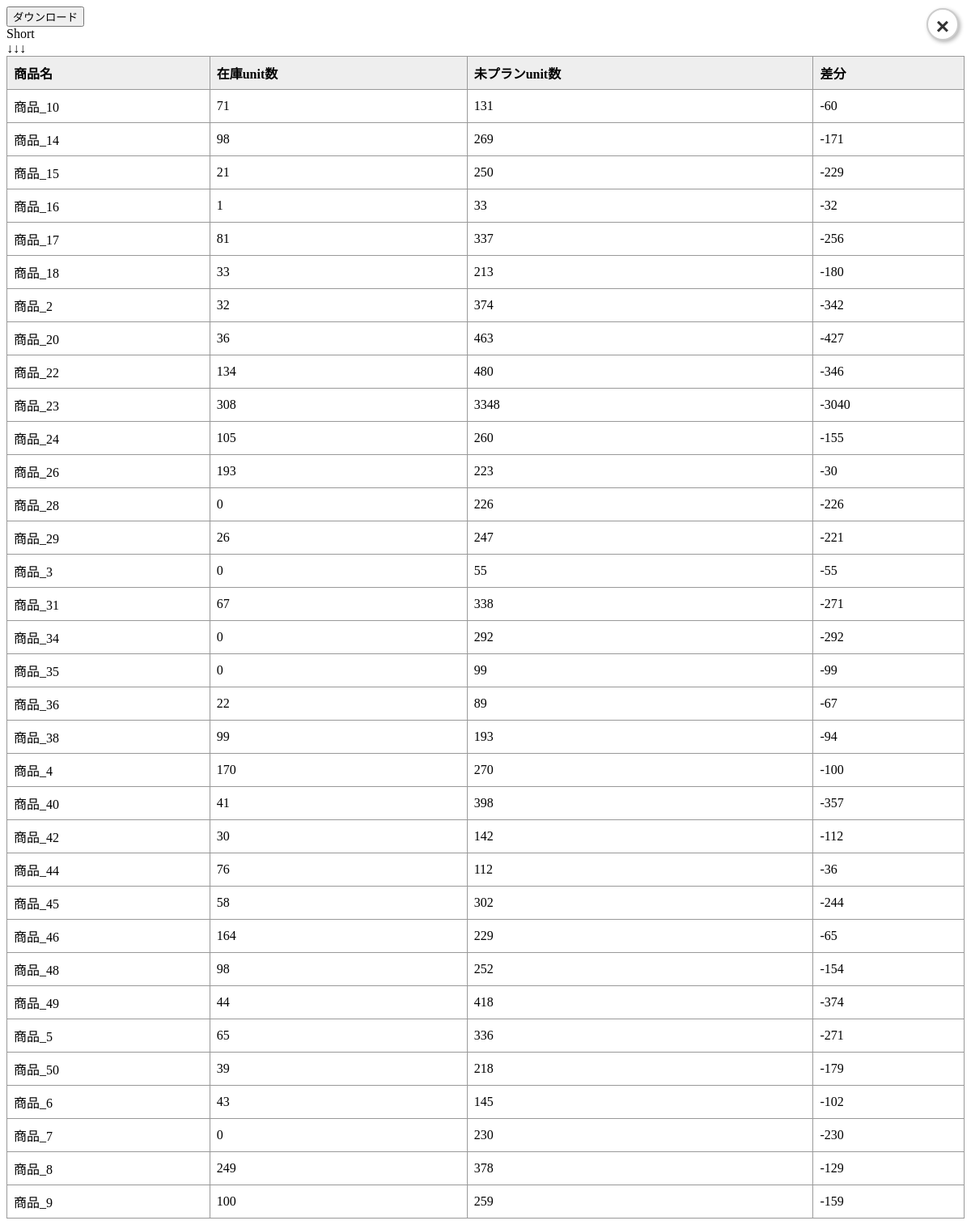
The page /shortage on the database its author committed.
### tables this page shows
CREATE TABLE "inventory" (
"Location" TEXT,
  "商品名" TEXT,
  "重量" REAL,
  "unit数" INTEGER,
  "商品カテゴリー" TEXT
);

### app.py (the view)
@app.route('/shortage')
def shortage():
    inventory_config = DB_CONFIG["inventory"]
    unplanned_config = DB_CONFIG["unplanned-item"]
    download_db(inventory_config["filename"], inventory_config["url"])
    download_db(unplanned_config["filename"], unplanned_config["url"])
    conn_inv = sqlite3.connect(inventory_config["filename"])
    cursor_inv = conn_inv.cursor()
    cursor_inv.execute("""
        SELECT 商品名, SUM(unit数) as 在庫unit数
        FROM inventory
        GROUP BY 商品名
    """)
    inventory_data = cursor_inv.fetchall()
    conn_inv.close()
    conn_unp = sqlite3.connect(unplanned_config["filename"])
    cursor_unp = conn_unp.cursor()
    cursor_unp.execute("""
        SELECT 商品名, SUM(unit数) as 未プランunit数
        FROM unplanned
        GROUP BY 商品名
    """)
    unplanned_data = cursor_unp.fetchall()
    conn_unp.close()
    inventory_dict = {name: units for name, units in inventory_data}
    unplanned_dict = {name: units for name, units in unplanned_data}
    shortage_list = []
    for name, unplanned_units in unplanned_dict.items():
        inventory_units = inventory_dict.get(name, 0)
        diff = inventory_units - unplanned_units
        if diff < 0:
            shortage_list.append({
                "商品名": name,
                "在庫unit数": inventory_units,
                "未プランunit数": unplanned_units,
                "差分": diff
            })
    return render_template("short.html", shipments=shortage_list)

### app.py (called while the page is built)
def download_db(db_path, github_url):
    if not os.path.exists(db_path):
        response = requests.get(github_url)
        with open(db_path, "wb") as f:
            f.write(response.content)

### templates/short.html (shortened to what this page needs)
<!DOCTYPE html>
<html lang="ja">
<head>
  <link rel="stylesheet" href="static/css/style.css">
</head>
<body>
<button id="api-close-btn" class="api-close-btn">×</button>
<div id="dataModal" class="modal">
  <div class="modal-content">
    <div class="actions">
      <a href="/download_shortage_xlsx">
        <button class="download-btn">ダウンロード</button>
      </a>
    </div>
    <div id="modalData">Short<br>↓↓↓<br></div>
  </div>
</div>
  <table>
  <tr>
    <th>商品名</th>
    <th>在庫unit数</th>
    <th>未プランunit数</th>
    <th>差分</th>
  </tr>
  {% for row in shipments %}
  <tr>
    <td>{{ row["商品名"] }}</td>
    <td>{{ row["在庫unit数"] }}</td>
    <td>{{ row["未プランunit数"] }}</td>
    <td>{{ row["差分"] }}</td>
  </tr>
  {% endfor %}
</table>
</body>
</html>

### static/css/style.css (style rules this page uses)
table { border-collapse: collapse; width: 100%; }
th, td { border: 1px solid #999; padding: 8px; text-align: left; }
th { background-color: #eee; }
#api-close-btn { position: fixed; top: 10px; right: 15px; left: auto; font-size: 28px; font-weight: bold; color: #333; background-color: #fff; border: 2px solid #ccc; border-radius: 50%; width: 40px; height: 40px; text-align: center; line-height: 40px; cursor: pointer; z-index: 9999; box-shadow: 2px 2px 5px rgba(0,0,0,0.3); transition: 0.3s; }

### rows shown on the page
inventory: 商品名 "商品_10", 在庫unit数 "71", 未プランunit数 "131", 差分 "-60"
inventory: 商品名 "商品_14", 在庫unit数 "98", 未プランunit数 "269", 差分 "-171"
inventory: 商品名 "商品_15", 在庫unit数 "21", 未プランunit数 "250", 差分 "-229"
inventory: 商品名 "商品_16", 在庫unit数 "1", 未プランunit数 "33", 差分 "-32"
inventory: 商品名 "商品_18", 在庫unit数 "33", 未プランunit数 "213", 差分 "-180"
inventory: 商品名 "商品_2", 在庫unit数 "32", 未プランunit数 "374", 差分 "-342"
inventory: 商品名 "商品_20", 在庫unit数 "36", 未プランunit数 "463", 差分 "-427"
inventory: 商品名 "商品_31", 在庫unit数 "67", 未プランunit数 "338", 差分 "-271"
inventory: 商品名 "商品_36", 在庫unit数 "22", 未プランunit数 "89", 差分 "-67"
inventory: 商品名 "商品_49", 在庫unit数 "44", 未プランunit数 "418", 差分 "-374"
inventory: 商品名 "商品_5", 在庫unit数 "65", 未プランunit数 "336", 差分 "-271"
inventory: 商品名 "商品_50", 在庫unit数 "39", 未プランunit数 "218", 差分 "-179"
inventory: 商品名 "商品_6", 在庫unit数 "43", 未プランunit数 "145", 差分 "-102"

### other values the page prints
{{ row["商品名"] }} "商品_17" "商品_22" "商品_23" "商品_24" "商品_26" "商品_28" "商品_29" "商品_3" "商品_34" "商品_35" "商品_38" "商品_4" "商品_40" "商品_42" "商品_44" "商品_45" "商品_46" "商品_48" "商品_7" "商品_8" "商品_9"
{{ row["在庫unit数"] }} "81" "134" "308" "105" "193" "0" "26" "0" "0" "0" "99" "170" "41" "30" "76" "58" "164" "98" "0" "249" "100"
{{ row["未プランunit数"] }} "337" "480" "3348" "260" "223" "226" "247" "55" "292" "99" "193" "270" "398" "142" "112" "302" "229" "252" "230" "378" "259"
{{ row["差分"] }} "-256" "-346" "-3040" "-155" "-30" "-226" "-221" "-55" "-292" "-99" "-94" "-100" "-357" "-112" "-36" "-244" "-65" "-154" "-230" "-129" "-159"
